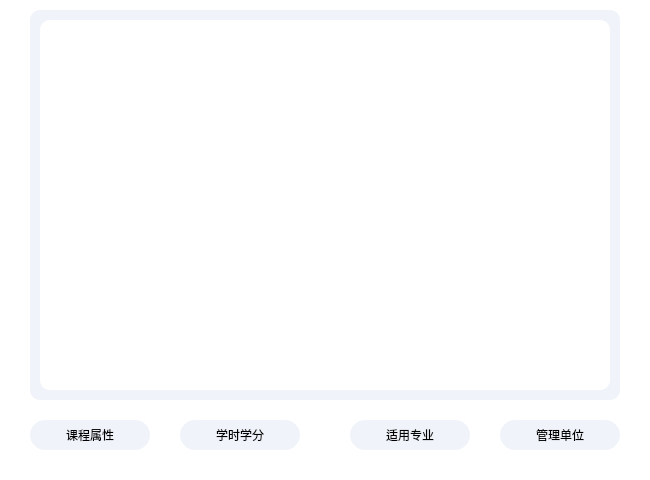
    <widget class="QWidget" name="statisticsTab">
     <property name="minimumSize">
      <size>
       <width>650</width>
       <height>480</height>
      </size>
     </property>
     <property name="maximumSize">
      <size>
       <width>650</width>
       <height>480</height>
      </size>
     </property>
     <property name="styleSheet">
      <string notr="true">background-color: rgb(255, 255, 255);</string>
     </property>
     <attribute name="title">
      <string/>
     </attribute>
     <widget class="QPushButton" name="attributeButton">
      <property name="geometry">
       <rect>
        <x>30</x>
        <y>420</y>
        <width>120</width>
        <height>30</height>
       </rect>
      </property>
      <property name="cursor">
       <cursorShape>PointingHandCursor</cursorShape>
      </property>
      <property name="styleSheet">
       <string notr="true">background-color: rgb(240, 243, 249);
border-radius:15px;
color:black;
font:12px;</string>
      </property>
      <property name="text">
       <string>课程属性</string>
      </property>
     </widget>
     <widget class="QPushButton" name="durationButton">
      <property name="geometry">
       <rect>
        <x>180</x>
        <y>420</y>
        <width>120</width>
        <height>30</height>
       </rect>
      </property>
      <property name="cursor">
       <cursorShape>PointingHandCursor</cursorShape>
      </property>
      <property name="styleSheet">
       <string notr="true">background-color: rgb(240, 243, 249);
border-radius:15px;
color:black;
font:12px;</string>
      </property>
      <property name="text">
       <string>学时学分</string>
      </property>
     </widget>
     <widget class="QPushButton" name="specialitieButton">
      <property name="geometry">
       <rect>
        <x>350</x>
        <y>420</y>
        <width>120</width>
        <height>30</height>
       </rect>
      </property>
      <property name="cursor">
       <cursorShape>PointingHandCursor</cursorShape>
      </property>
      <property name="styleSheet">
       <string notr="true">background-color: rgb(240, 243, 249);
border-radius:15px;
color:black;
font:12px;</string>
      </property>
      <property name="text">
       <string>适用专业</string>
      </property>
     </widget>
     <widget class="QPushButton" name="managementButton">
      <property name="geometry">
       <rect>
        <x>500</x>
        <y>420</y>
        <width>120</width>
        <height>30</height>
       </rect>
      </property>
      <property name="cursor">
       <cursorShape>PointingHandCursor</cursorShape>
      </property>
      <property name="styleSheet">
       <string notr="true">background-color: rgb(240, 243, 249);
border-radius:15px;
color:black;
font:12px;</string>
      </property>
      <property name="text">
       <string>管理单位</string>
      </property>
     </widget>
     <widget class="QWidget" name="widget_13" native="true">
      <property name="geometry">
       <rect>
        <x>30</x>
        <y>10</y>
        <width>590</width>
        <height>390</height>
       </rect>
      </property>
      <property name="styleSheet">
       <string notr="true">background-color: rgb(240, 243, 249);
border-radius:10px;</string>
      </property>
      <widget class="QChartView" name="chartWidget" native="true">
       <property name="geometry">
        <rect>
         <x>10</x>
         <y>10</y>
         <width>570</width>
         <height>370</height>
        </rect>
       </property>
       <property name="styleSheet">
        <string notr="true">background-color: white;
border-radius:10px;</string>
       </property>
      </widget>
     </widget>
    </widget>
